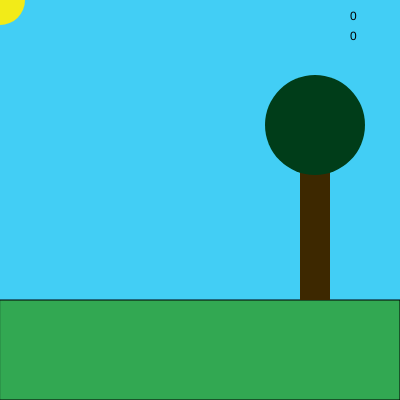
Frame 1 (no input)
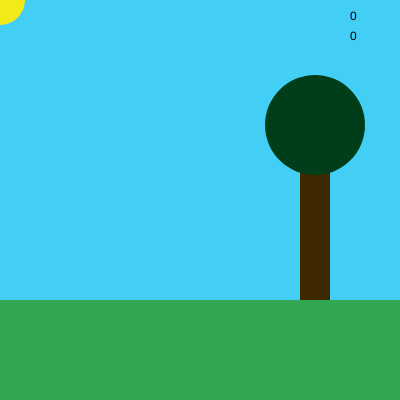
Frame 60 (no input)
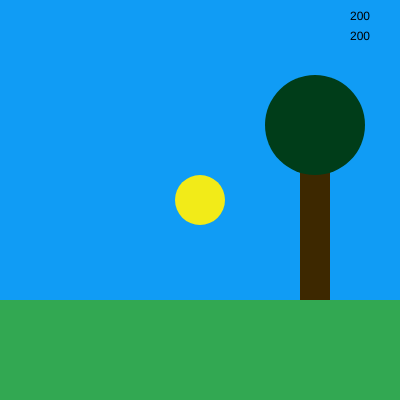
Frame 120 (the mouse pressed at the canvas centre since frame 60)

The p5.js sketch that drew these frames (run headless with seeded random() and noise() and a simulated clock; from frame 60 on, the mouse is pressed at the canvas centre):

// p5.js sketch
// ── sketch.js
function setup() {
    //create a canvas that's 400px in width and 400px in height
    createCanvas(400, 400); 
}




function draw() {
   
  
  
  
 loop(background(66-0.25*mouseY, 206-0.25*mouseY, 245));
  
    

   fill(0)
   text(mouseX, 350 , 20);
   text(mouseY, 350 , 40);
   
   fill(50, 168, 82);
   rect(0, 300, 400, 100);


   fill(242, 235, 24);
   noStroke();
   circle(mouseX, mouseY,50);
  
  
   

   fill(61, 40, 0);
   rect(300, 150, 30, 150);
  
   fill(0, 61, 25);
   circle(315,125,100);

}


// ── mesh.js
class Mesh {
	constructor() {
		// multiple vertecies
	}
}

function generateCubeMesh()
{
    // return the mesh object
}
